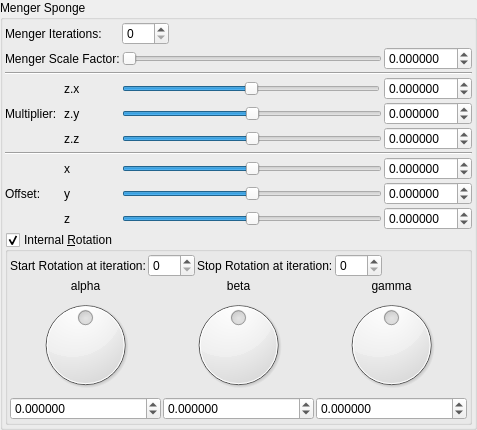
    <widget class="QGroupBox" name="groupBox_3">
     <property name="toolTip">
      <string/>
     </property>
     <property name="title">
      <string>Menger Sponge</string>
     </property>
     <property name="checkable">
      <bool>false</bool>
     </property>
     <layout class="QVBoxLayout" name="verticalLayout_29" stretch="0">
      <property name="spacing">
       <number>2</number>
      </property>
      <property name="leftMargin">
       <number>2</number>
      </property>
      <property name="topMargin">
       <number>2</number>
      </property>
      <property name="rightMargin">
       <number>2</number>
      </property>
      <property name="bottomMargin">
       <number>2</number>
      </property>
      <item>
       <layout class="QGridLayout" name="gridLayout_63">
        <property name="spacing">
         <number>2</number>
        </property>
        <item row="6" column="3" colspan="3">
         <widget class="QSlider" name="slider3_transf_constant_multiplierA_111_y">
          <property name="sizePolicy">
           <sizepolicy hsizetype="Expanding" vsizetype="Maximum">
            <horstretch>0</horstretch>
            <verstretch>0</verstretch>
           </sizepolicy>
          </property>
          <property name="minimum">
           <number>-5000000</number>
          </property>
          <property name="maximum">
           <number>5000000</number>
          </property>
          <property name="singleStep">
           <number>1</number>
          </property>
          <property name="orientation">
           <enum>Qt::Horizontal</enum>
          </property>
         </widget>
        </item>
        <item row="6" column="1">
         <widget class="QLabel" name="label_91">
          <property name="text">
           <string>Multiplier:</string>
          </property>
         </widget>
        </item>
        <item row="6" column="6">
         <widget class="MyDoubleSpinBox" name="spinbox3_transf_constant_multiplierA_111_y">
          <property name="sizePolicy">
           <sizepolicy hsizetype="Minimum" vsizetype="Maximum">
            <horstretch>0</horstretch>
            <verstretch>0</verstretch>
           </sizepolicy>
          </property>
          <property name="prefix">
           <string/>
          </property>
          <property name="suffix">
           <string/>
          </property>
          <property name="decimals">
           <number>6</number>
          </property>
          <property name="minimum">
           <double>-99.989999999999995</double>
          </property>
          <property name="maximum">
           <double>99.989999999999995</double>
          </property>
          <property name="singleStep">
           <double>0.100000000000000</double>
          </property>
         </widget>
        </item>
        <item row="7" column="3" colspan="3">
         <widget class="QSlider" name="slider3_transf_constant_multiplierA_111_z">
          <property name="sizePolicy">
           <sizepolicy hsizetype="Expanding" vsizetype="Maximum">
            <horstretch>0</horstretch>
            <verstretch>0</verstretch>
           </sizepolicy>
          </property>
          <property name="minimum">
           <number>-5000000</number>
          </property>
          <property name="maximum">
           <number>5000000</number>
          </property>
          <property name="singleStep">
           <number>1</number>
          </property>
          <property name="orientation">
           <enum>Qt::Horizontal</enum>
          </property>
         </widget>
        </item>
        <item row="12" column="1" colspan="6">
         <widget class="MyGroupBox" name="groupCheck_transf_rotation_enabled">
          <property name="title">
           <string>Internal &amp;Rotation</string>
          </property>
          <property name="checkable">
           <bool>true</bool>
          </property>
          <layout class="QVBoxLayout" name="verticalLayout_9" stretch="0,0">
           <property name="spacing">
            <number>2</number>
           </property>
           <property name="leftMargin">
            <number>2</number>
           </property>
           <property name="topMargin">
            <number>2</number>
           </property>
           <property name="rightMargin">
            <number>2</number>
           </property>
           <property name="bottomMargin">
            <number>2</number>
           </property>
           <item>
            <layout class="QGridLayout" name="gridLayout_64">
             <property name="spacing">
              <number>2</number>
             </property>
             <item row="1" column="5">
              <spacer name="horizontalSpacer_36">
               <property name="orientation">
                <enum>Qt::Horizontal</enum>
               </property>
               <property name="sizeHint" stdset="0">
                <size>
                 <width>40</width>
                 <height>20</height>
                </size>
               </property>
              </spacer>
             </item>
             <item row="1" column="2">
              <widget class="QLabel" name="label_248">
               <property name="text">
                <string>Stop Rotation at iteration:</string>
               </property>
              </widget>
             </item>
             <item row="1" column="3">
              <widget class="MySpinBox" name="spinboxInt_transf_stop_iterations_A">
               <property name="sizePolicy">
                <sizepolicy hsizetype="Minimum" vsizetype="Maximum">
                 <horstretch>0</horstretch>
                 <verstretch>0</verstretch>
                </sizepolicy>
               </property>
               <property name="maximum">
                <number>250</number>
               </property>
              </widget>
             </item>
             <item row="1" column="1">
              <widget class="MySpinBox" name="spinboxInt_transf_start_iterations_A">
               <property name="sizePolicy">
                <sizepolicy hsizetype="Minimum" vsizetype="Maximum">
                 <horstretch>0</horstretch>
                 <verstretch>0</verstretch>
                </sizepolicy>
               </property>
               <property name="maximum">
                <number>250</number>
               </property>
              </widget>
             </item>
             <item row="1" column="0">
              <widget class="QLabel" name="label_249">
               <property name="text">
                <string>Start Rotation at iteration:</string>
               </property>
              </widget>
             </item>
            </layout>
           </item>
           <item>
            <layout class="QGridLayout" name="gridLayout_11">
             <property name="spacing">
              <number>2</number>
             </property>
             <item row="2" column="1">
              <widget class="QDial" name="dial3_transf_rotation_y">
               <property name="minimum">
                <number>-18000</number>
               </property>
               <property name="maximum">
                <number>18000</number>
               </property>
               <property name="wrapping">
                <bool>true</bool>
               </property>
              </widget>
             </item>
             <item row="1" column="0">
              <widget class="QLabel" name="label_35">
               <property name="text">
                <string notr="true">alpha</string>
               </property>
               <property name="alignment">
                <set>Qt::AlignCenter</set>
               </property>
              </widget>
             </item>
             <item row="3" column="0">
              <widget class="MyDoubleSpinBox" name="spinboxd3_transf_rotation_x">
               <property name="sizePolicy">
                <sizepolicy hsizetype="Minimum" vsizetype="Maximum">
                 <horstretch>0</horstretch>
                 <verstretch>0</verstretch>
                </sizepolicy>
               </property>
               <property name="prefix">
                <string/>
               </property>
               <property name="suffix">
                <string/>
               </property>
               <property name="decimals">
                <number>6</number>
               </property>
               <property name="minimum">
                <double>-180.000000000000000</double>
               </property>
               <property name="maximum">
                <double>180.000000000000000</double>
               </property>
               <property name="singleStep">
                <double>1.000000000000000</double>
               </property>
              </widget>
             </item>
             <item row="1" column="1">
              <widget class="QLabel" name="label_34">
               <property name="text">
                <string notr="true">beta</string>
               </property>
               <property name="alignment">
                <set>Qt::AlignCenter</set>
               </property>
              </widget>
             </item>
             <item row="2" column="2">
              <widget class="QDial" name="dial3_transf_rotation_z">
               <property name="minimum">
                <number>-18000</number>
               </property>
               <property name="maximum">
                <number>18000</number>
               </property>
               <property name="wrapping">
                <bool>true</bool>
               </property>
              </widget>
             </item>
             <item row="3" column="1">
              <widget class="MyDoubleSpinBox" name="spinboxd3_transf_rotation_y">
               <property name="sizePolicy">
                <sizepolicy hsizetype="Minimum" vsizetype="Maximum">
                 <horstretch>0</horstretch>
                 <verstretch>0</verstretch>
                </sizepolicy>
               </property>
               <property name="prefix">
                <string/>
               </property>
               <property name="suffix">
                <string/>
               </property>
               <property name="decimals">
                <number>6</number>
               </property>
               <property name="minimum">
                <double>-180.000000000000000</double>
               </property>
               <property name="maximum">
                <double>180.000000000000000</double>
               </property>
               <property name="singleStep">
                <double>1.000000000000000</double>
               </property>
              </widget>
             </item>
             <item row="3" column="2">
              <widget class="MyDoubleSpinBox" name="spinboxd3_transf_rotation_z">
               <property name="sizePolicy">
                <sizepolicy hsizetype="Minimum" vsizetype="Maximum">
                 <horstretch>0</horstretch>
                 <verstretch>0</verstretch>
                </sizepolicy>
               </property>
               <property name="prefix">
                <string/>
               </property>
               <property name="suffix">
                <string/>
               </property>
               <property name="decimals">
                <number>6</number>
               </property>
               <property name="minimum">
                <double>-180.000000000000000</double>
               </property>
               <property name="maximum">
                <double>180.000000000000000</double>
               </property>
               <property name="singleStep">
                <double>1.000000000000000</double>
               </property>
              </widget>
             </item>
             <item row="1" column="2">
              <widget class="QLabel" name="label_36">
               <property name="text">
                <string notr="true">gamma</string>
               </property>
               <property name="alignment">
                <set>Qt::AlignCenter</set>
               </property>
              </widget>
             </item>
             <item row="2" column="0">
              <widget class="QDial" name="dial3_transf_rotation_x">
               <property name="minimum">
                <number>-18000</number>
               </property>
               <property name="maximum">
                <number>18000</number>
               </property>
               <property name="wrapping">
                <bool>true</bool>
               </property>
              </widget>
             </item>
            </layout>
           </item>
          </layout>
         </widget>
        </item>
        <item row="9" column="6">
         <widget class="MyDoubleSpinBox" name="spinbox3_transf_addition_constantA_000_x">
          <property name="sizePolicy">
           <sizepolicy hsizetype="Minimum" vsizetype="Maximum">
            <horstretch>0</horstretch>
            <verstretch>0</verstretch>
           </sizepolicy>
          </property>
          <property name="prefix">
           <string/>
          </property>
          <property name="suffix">
           <string/>
          </property>
          <property name="decimals">
           <number>6</number>
          </property>
          <property name="minimum">
           <double>-99.989999999999995</double>
          </property>
          <property name="maximum">
           <double>99.989999999999995</double>
          </property>
          <property name="singleStep">
           <double>0.100000000000000</double>
          </property>
         </widget>
        </item>
        <item row="11" column="3" colspan="3">
         <widget class="QSlider" name="slider3_transf_addition_constantA_000_z">
          <property name="sizePolicy">
           <sizepolicy hsizetype="Expanding" vsizetype="Maximum">
            <horstretch>0</horstretch>
            <verstretch>0</verstretch>
           </sizepolicy>
          </property>
          <property name="minimum">
           <number>-5000000</number>
          </property>
          <property name="maximum">
           <number>5000000</number>
          </property>
          <property name="singleStep">
           <number>1</number>
          </property>
          <property name="orientation">
           <enum>Qt::Horizontal</enum>
          </property>
         </widget>
        </item>
        <item row="4" column="1" colspan="6">
         <widget class="Line" name="line_18">
          <property name="orientation">
           <enum>Qt::Horizontal</enum>
          </property>
         </widget>
        </item>
        <item row="11" column="6">
         <widget class="MyDoubleSpinBox" name="spinbox3_transf_addition_constantA_000_z">
          <property name="sizePolicy">
           <sizepolicy hsizetype="Minimum" vsizetype="Maximum">
            <horstretch>0</horstretch>
            <verstretch>0</verstretch>
           </sizepolicy>
          </property>
          <property name="prefix">
           <string/>
          </property>
          <property name="suffix">
           <string/>
          </property>
          <property name="decimals">
           <number>6</number>
          </property>
          <property name="minimum">
           <double>-99.989999999999995</double>
          </property>
          <property name="maximum">
           <double>99.989999999999995</double>
          </property>
          <property name="singleStep">
           <double>0.100000000000000</double>
          </property>
         </widget>
        </item>
        <item row="6" column="2">
         <widget class="QLabel" name="label_90">
          <property name="text">
           <string notr="true">z.y</string>
          </property>
         </widget>
        </item>
        <item row="9" column="2">
         <widget class="QLabel" name="label_115">
          <property name="text">
           <string notr="true">x</string>
          </property>
         </widget>
        </item>
        <item row="10" column="3" colspan="3">
         <widget class="QSlider" name="slider3_transf_addition_constantA_000_y">
          <property name="sizePolicy">
           <sizepolicy hsizetype="Expanding" vsizetype="Maximum">
            <horstretch>0</horstretch>
            <verstretch>0</verstretch>
           </sizepolicy>
          </property>
          <property name="minimum">
           <number>-5000000</number>
          </property>
          <property name="maximum">
           <number>5000000</number>
          </property>
          <property name="singleStep">
           <number>1</number>
          </property>
          <property name="orientation">
           <enum>Qt::Horizontal</enum>
          </property>
         </widget>
        </item>
        <item row="11" column="2">
         <widget class="QLabel" name="label_117">
          <property name="text">
           <string notr="true">z</string>
          </property>
         </widget>
        </item>
        <item row="10" column="2">
         <widget class="QLabel" name="label_116">
          <property name="text">
           <string notr="true">y</string>
          </property>
         </widget>
        </item>
        <item row="7" column="2">
         <widget class="QLabel" name="label_98">
          <property name="text">
           <string notr="true">z.z</string>
          </property>
         </widget>
        </item>
        <item row="3" column="6">
         <widget class="MyDoubleSpinBox" name="spinbox_transf_scale_3">
          <property name="sizePolicy">
           <sizepolicy hsizetype="Minimum" vsizetype="Maximum">
            <horstretch>0</horstretch>
            <verstretch>0</verstretch>
           </sizepolicy>
          </property>
          <property name="prefix">
           <string/>
          </property>
          <property name="suffix">
           <string/>
          </property>
          <property name="decimals">
           <number>6</number>
          </property>
          <property name="minimum">
           <double>-99.989999999999995</double>
          </property>
          <property name="maximum">
           <double>99.989999999999995</double>
          </property>
          <property name="singleStep">
           <double>0.100000000000000</double>
          </property>
         </widget>
        </item>
        <item row="2" column="4">
         <spacer name="horizontalSpacer_2">
          <property name="orientation">
           <enum>Qt::Horizontal</enum>
          </property>
          <property name="sizeHint" stdset="0">
           <size>
            <width>40</width>
            <height>20</height>
           </size>
          </property>
         </spacer>
        </item>
        <item row="9" column="3" colspan="3">
         <widget class="QSlider" name="slider3_transf_addition_constantA_000_x">
          <property name="sizePolicy">
           <sizepolicy hsizetype="Preferred" vsizetype="Preferred">
            <horstretch>0</horstretch>
            <verstretch>0</verstretch>
           </sizepolicy>
          </property>
          <property name="minimum">
           <number>-5000000</number>
          </property>
          <property name="maximum">
           <number>5000000</number>
          </property>
          <property name="singleStep">
           <number>1</number>
          </property>
          <property name="orientation">
           <enum>Qt::Horizontal</enum>
          </property>
         </widget>
        </item>
        <item row="7" column="6">
         <widget class="MyDoubleSpinBox" name="spinbox3_transf_constant_multiplierA_111_z">
          <property name="sizePolicy">
           <sizepolicy hsizetype="Minimum" vsizetype="Maximum">
            <horstretch>0</horstretch>
            <verstretch>0</verstretch>
           </sizepolicy>
          </property>
          <property name="prefix">
           <string/>
          </property>
          <property name="suffix">
           <string/>
          </property>
          <property name="decimals">
           <number>6</number>
          </property>
          <property name="minimum">
           <double>-99.989999999999995</double>
          </property>
          <property name="maximum">
           <double>99.989999999999995</double>
          </property>
          <property name="singleStep">
           <double>0.100000000000000</double>
          </property>
         </widget>
        </item>
        <item row="5" column="2">
         <widget class="QLabel" name="label_93">
          <property name="text">
           <string notr="true">z.x</string>
          </property>
         </widget>
        </item>
        <item row="3" column="3" colspan="3">
         <widget class="QSlider" name="slider_transf_scale_3">
          <property name="sizePolicy">
           <sizepolicy hsizetype="Preferred" vsizetype="Preferred">
            <horstretch>0</horstretch>
            <verstretch>0</verstretch>
           </sizepolicy>
          </property>
          <property name="minimum">
           <number>0</number>
          </property>
          <property name="maximum">
           <number>10000000</number>
          </property>
          <property name="singleStep">
           <number>1</number>
          </property>
          <property name="orientation">
           <enum>Qt::Horizontal</enum>
          </property>
         </widget>
        </item>
        <item row="8" column="1" colspan="6">
         <widget class="Line" name="line_55">
          <property name="orientation">
           <enum>Qt::Horizontal</enum>
          </property>
         </widget>
        </item>
        <item row="10" column="6">
         <widget class="MyDoubleSpinBox" name="spinbox3_transf_addition_constantA_000_y">
          <property name="sizePolicy">
           <sizepolicy hsizetype="Minimum" vsizetype="Maximum">
            <horstretch>0</horstretch>
            <verstretch>0</verstretch>
           </sizepolicy>
          </property>
          <property name="prefix">
           <string/>
          </property>
          <property name="suffix">
           <string/>
          </property>
          <property name="decimals">
           <number>6</number>
          </property>
          <property name="minimum">
           <double>-99.989999999999995</double>
          </property>
          <property name="maximum">
           <double>99.989999999999995</double>
          </property>
          <property name="singleStep">
           <double>0.100000000000000</double>
          </property>
         </widget>
        </item>
        <item row="2" column="3">
         <widget class="MySpinBox" name="spinboxInt_transf_int_1">
          <property name="sizePolicy">
           <sizepolicy hsizetype="Minimum" vsizetype="Maximum">
            <horstretch>0</horstretch>
            <verstretch>0</verstretch>
           </sizepolicy>
          </property>
          <property name="maximum">
           <number>250</number>
          </property>
         </widget>
        </item>
        <item row="3" column="1" colspan="2">
         <widget class="QLabel" name="label_64">
          <property name="text">
           <string>Menger Scale Factor:</string>
          </property>
         </widget>
        </item>
        <item row="2" column="1" colspan="2">
         <widget class="QLabel" name="label_92">
          <property name="text">
           <string>Menger Iterations:</string>
          </property>
         </widget>
        </item>
        <item row="5" column="3" colspan="2">
         <widget class="QSlider" name="slider3_transf_constant_multiplierA_111_x">
          <property name="sizePolicy">
           <sizepolicy hsizetype="Preferred" vsizetype="Preferred">
            <horstretch>0</horstretch>
            <verstretch>0</verstretch>
           </sizepolicy>
          </property>
          <property name="minimum">
           <number>-5000000</number>
          </property>
          <property name="maximum">
           <number>5000000</number>
          </property>
          <property name="singleStep">
           <number>1</number>
          </property>
          <property name="orientation">
           <enum>Qt::Horizontal</enum>
          </property>
         </widget>
        </item>
        <item row="10" column="1">
         <widget class="QLabel" name="label_255">
          <property name="text">
           <string>Offset:</string>
          </property>
         </widget>
        </item>
        <item row="5" column="6">
         <widget class="MyDoubleSpinBox" name="spinbox3_transf_constant_multiplierA_111_x">
          <property name="sizePolicy">
           <sizepolicy hsizetype="Minimum" vsizetype="Maximum">
            <horstretch>0</horstretch>
            <verstretch>0</verstretch>
           </sizepolicy>
          </property>
          <property name="prefix">
           <string/>
          </property>
          <property name="suffix">
           <string/>
          </property>
          <property name="decimals">
           <number>6</number>
          </property>
          <property name="minimum">
           <double>-99.989999999999995</double>
          </property>
          <property name="maximum">
           <double>99.989999999999995</double>
          </property>
          <property name="singleStep">
           <double>0.100000000000000</double>
          </property>
         </widget>
        </item>
       </layout>
      </item>
     </layout>
    </widget>
